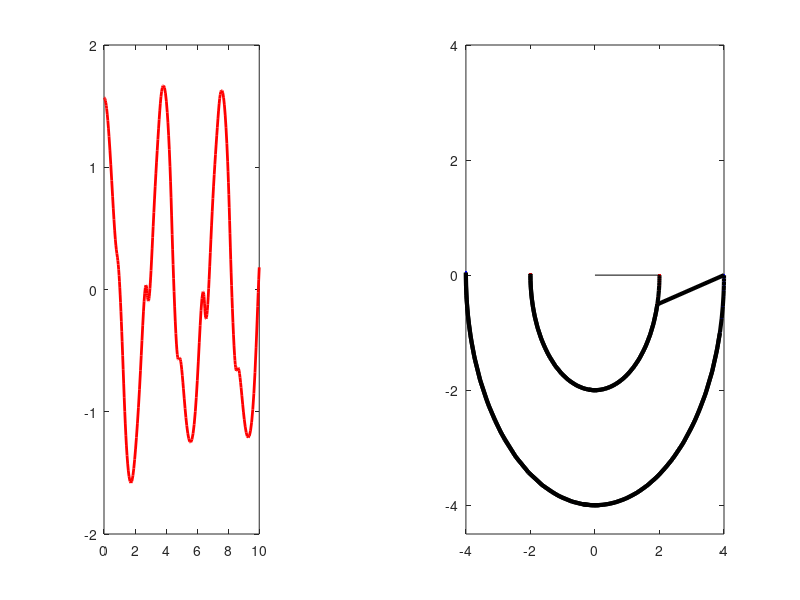

The MATLAB source for this figure:
%% pendolo doppio piano
close all

t0=0; %estremo sx
T=10;  %estremo dx
N=100; %passi
L=2;  %lunghezza filo
g=9.81;
z0= [pi/2, pi/2,0,0];

f1 = @(t,z) 6*((2*z(3)-3*cos(z(1)-z(2))*z(4))/(16-9*cos(z(1)-z(2))^2));
f2 = @(t,z) 6*((8*z(4)-3*cos(z(1)-z(2))*z(3))/(16-9*cos(z(1)-z(2))^2));
f3 = @(t,z) -1/2*(f1(t,z)*f2(t,z)*sin(z(1)-z(2))+3*g/L*sin(z(1)));
f4 = @(t,z) -1/2*(-f1(t,z)*f2(t,z)*sin(z(1)-z(2))+g/L*sin(z(2)));
f = @(t,z) [f1(t,z);f2(t,z);f3(t,z);f4(t,z)];

[tempo,z] = ode45(f,[t0 T],z0);
theta_1=z(:,1);
theta_2=z(:,1);

grid on
subplot(1,3,1);
plot(tempo,theta_1,'r','linewidth',2)
plot(tempo,theta_2, 'r','linewidth',2)

for i=1:N+1
    xP1(i)=L*sin(theta_1(i));
    yP1(i)=-L*cos(theta_1(i));
    xP2(i)=xP1(i)+L*sin(theta_2(i));
    yP2(i)=yP1(i)-L*cos(theta_2(i));
    subplot(1,2,2);
    plot(0,0,'or','linewidth',2,'markersize',8);
    plot(xP1,yP1,'.r', xP2,yP2, '.b',[0 xP1],[0 yP1],'k',[xP1,xP2],[yP1,yP2],'k','linewidth',3,'markersize',30)
    axis([-2*L 2*L -2*L-.5 2*L])
    hold off
    pause(0.2)
end
